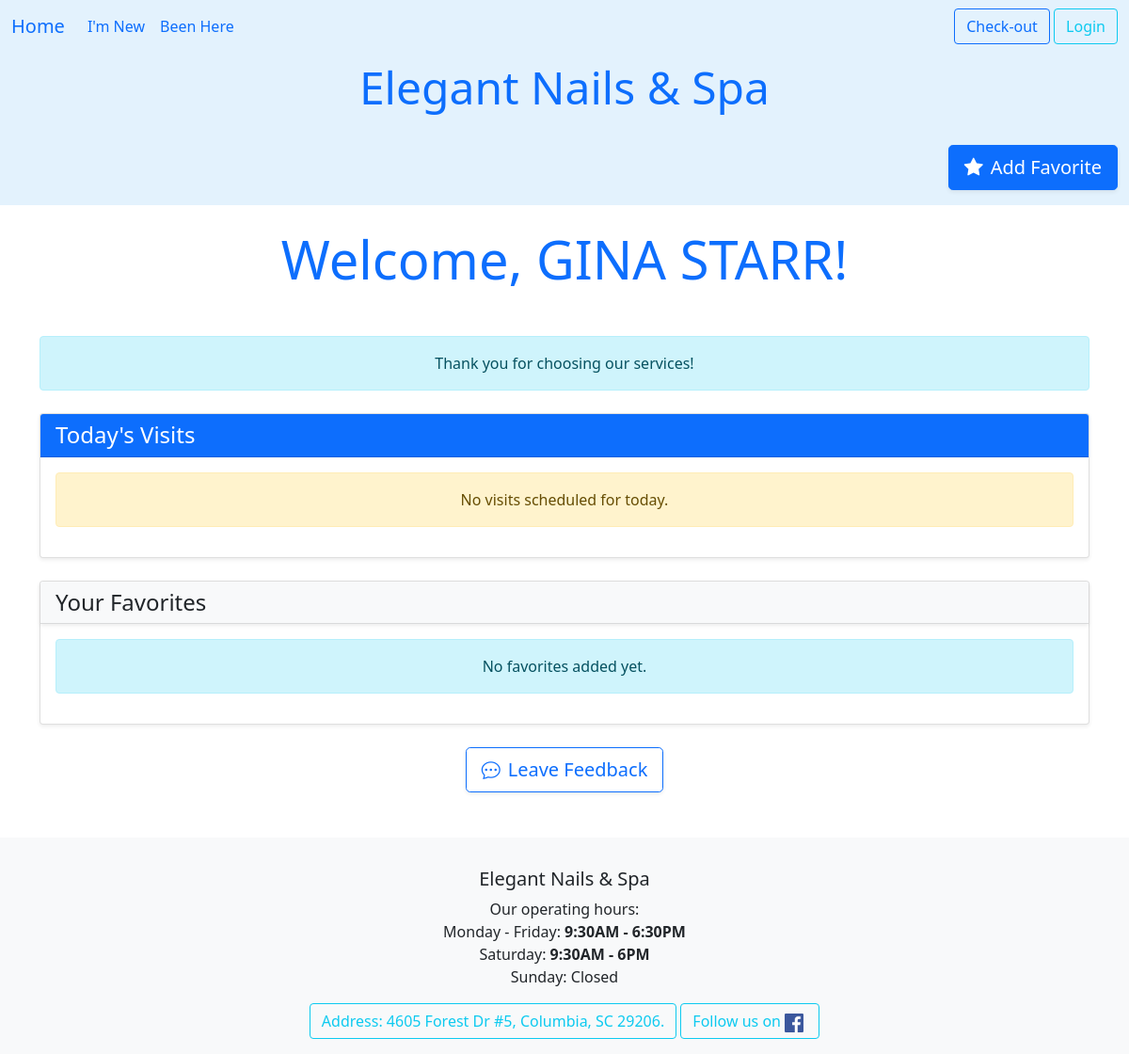
/ledger/complimentary/1/here/, run on an earlier commit of the app's database.
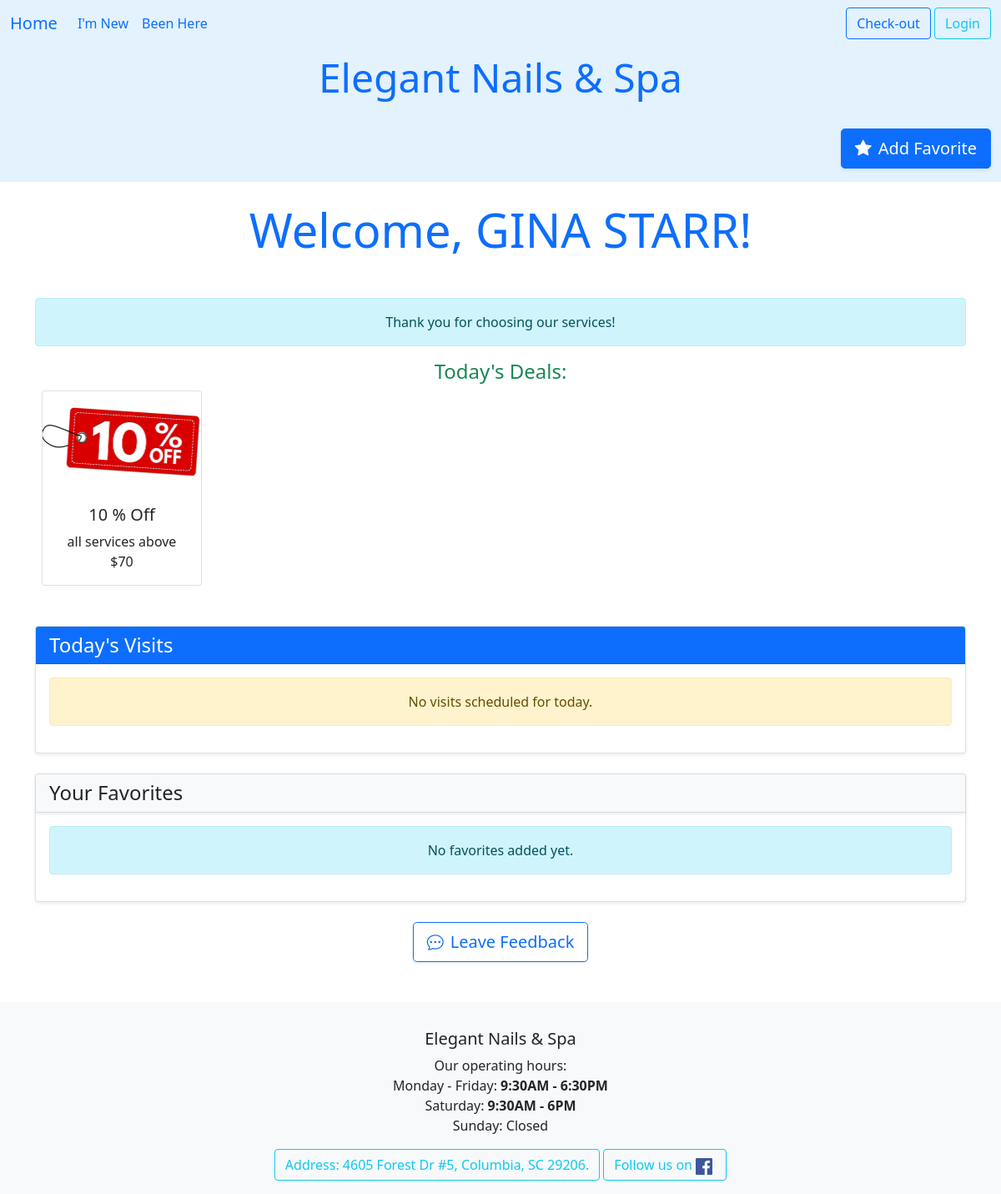
And on a later commit of the database.
### ledger/models.py (models this page shows, shortened)
class Complimentary(models.Model):
    class Category(models.TextChoices):
        drink = "Drink"
        snack = "Snack"
        gift = "Gift"
    title = models.CharField(max_length=50, validators=[MinLengthValidator(2)])
    description = models.TextField(max_length=500, null=True, blank=True)
    photo = models.ImageField(upload_to='complimentaries/', null=True, blank=True, help_text="Upload a photo for the complimentary item.")
    is_available = models.BooleanField(default=True, help_text="Is this complimentary available for clients?")
    owner = models.ForeignKey(settings.AUTH_USER_MODEL, on_delete=models.CASCADE, related_name="complimentaries")
    category = models.CharField(choices=Category.choices, max_length=20, default=Category.drink, help_text="Choose a category for the complimentary item.")
    class Meta:
        unique_together = ('title', 'category')

### ledger/complimentary.py (the view)
# urls.py: path('ledger/complimentary/<int:pk>/here/', complimentary.IamHereView.as_view(), name='iam_here' ),
class IamHereView(View):
    template = 'complimentary/iam_here.html'
    def get(self, request, *args, **kwargs):
        gift = Complimentary.objects.filter(category=Complimentary.Category.gift, is_available=True)
        client = get_object_or_404(Khach, pk=kwargs['pk'])
        favorites = client.favorites.all()
        context = {
            'client': client,
            'favorites': favorites,
            'gift': gift,
        }
        return render(request, self.template, context)

### ledger/models.py (called while the page is built)
    def get_today_visits(self):
        return self.khachvisits.filter(day_comes=datetime.date.today())

    def get_chat_url(self):
        return reverse("ledger:chat_room", kwargs={'pk':self.pk})

### ledger/templates/complimentary/iam_here.html (shortened to what this page needs)
{% extends 'base.html' %}
{% load crispy_forms_tags %}
{% load crispy_forms_filters %}
{% block heading %}
    <div class="container my-4">
        <h1 class="display-4 text-center text-primary">Welcome, {{ client.full_name }}!</h1>
    </div>
{% endblock heading %}
{% block nutPhu %}
    <div class="container text-end my-3">
        <a href="{% url 'ledger:client_favorite' client.pk %}" class="btn btn-primary btn-lg shadow-sm">
            <i class="bi bi-star-fill me-2"></i>Add Favorite
        </a>
    </div>
{% endblock nutPhu %}
{% block content %}
<div class="container my-5">
    <div class="alert alert-info text-center" role="alert">
        Thank you for choosing our services!
    </div>
    <div class="text-center mb-4">
        {% if gift %}
            <h2 class="h4 text-success">Today's Deals:</h2>
            <div class="d-flex flex-nowrap overflow-auto">
            {% for item in gift %}
                <div class="col-md-3 mb-4 px-2">
                    <div class="card h-100" style="width: 12rem;">
                        <img src="{{ item.photo.url }}" class="card-img-top" alt="{{ item.title }}" style="height: 120px; object-fit: cover;">
                        <div class="card-body d-flex flex-column">
                            <h5 class="card-title">{{ item.title | title }}</h5>
                            <span> {{ item.description }} </span>
                        </div>
                    </div>
                </div>
            {% endfor %}
            </div>
        {% endif %}
    </div>
    <div class="card shadow-sm mb-4">
        <div class="card-header bg-primary text-white">
            <h2 class="h4 mb-0">Today's Visits</h2>
        </div>
        <div class="card-body">
            {% if client.get_today_visits %}
                <h3 class="fs-4 text-secondary">Your visit with:</h3>
            {% for visit in client.get_today_visits %}
                <div class="mb-3">
                    <ul class="list-group list-group-flush">
                        <li class="list-group-item"><strong>Technician:</strong> {{ visit.technician | title }}</li>
                        {% for service in visit.services.all %}
                            <li class="list-group-item d-flex justify-content-between align-items-center">
                                {{ service | title }}
                                <span class="badge bg-warning rounded-pill">{{ service.price }}</span>
                            </li>
                        {% endfor %}
                    </ul>
                </div>
            {% endfor %}
            {% else %}
                <div class="alert alert-warning text-center" role="alert">
                    No visits scheduled for today.
                </div>
            {% endif %}
        </div>
    </div>
    <div class="card shadow-sm mb-4">
        <div class="card-header bg-light shadow-sm">
            <h2 class="h4 mb-0">Your Favorites</h2>
        </div>
        <div class="card-body">
            {% for favorite in favorites %}
                <div class="d-flex justify-content-between align-items-center mb-2">
                    <span>{{ favorite.color | title }} - {{ favorite.note }}</span>
                    <span class="text-muted">with: {{ favorite.technician | title }}</span>
                </div>
            {% empty %}
                <div class="alert alert-info text-center" role="alert">
                    No favorites added yet.
                </div>
            {% endfor %}
        </div>
    </div>
    <div class="text-center my-4">
        <a href="{{ client.get_chat_url }}" class="btn btn-outline-primary btn-lg shadow-sm">
            <i class="bi bi-chat-dots me-2"></i>Leave Feedback
        </a>
    </div>
</div>
{% endblock content %}

What changed in the data, as far as the page shows it:
added Complimentary: photo (picture), title "10 % Off", description "all services above $70"
Also different on the page:
text now shown: "Today's Deals:"
